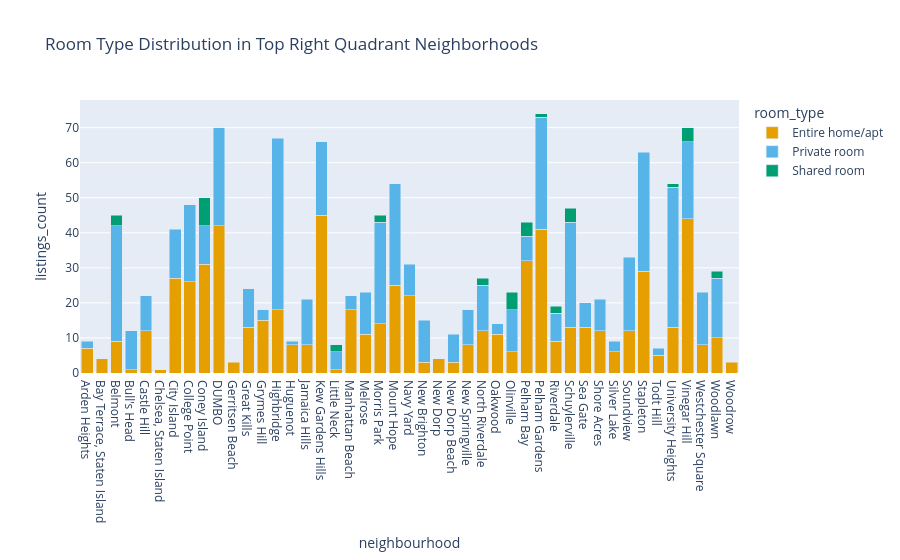

The cell this chart's notebook holds for it:
### Markdown cell above
# Room type distribution for each star neighbourhood

### Code cell
top_right_rooms = df[df['neighbourhood'].isin(top_right.index)]

room_summary = (
    top_right_rooms.groupby(['neighbourhood', 'room_type'])
    .agg(
        listings_count=('price', 'count'),
        avg_price=('price', 'mean'),
    )
    .reset_index()
)

fig = px.bar(
    room_summary,
    x='neighbourhood',
    y='listings_count',
    color='room_type',
    color_discrete_sequence=colorblind_palette,
    title='Room Type Distribution in Top Right Quadrant Neighborhoods',
)
fig.update_layout(barmode='stack', height=600)
fig.show()

### Figure 1 — Plotly figure (JSON) as saved in the notebook; plotly's stock layout.template omitted (floating-point values rounded to 4 significant figures)
{"data": [{"alignmentgroup": "True", "hovertemplate": "room_type=Entire home/apt<br>neighbourhood=%{x}<br>listings_count=%{y}<extra></extra>", "legendgroup": "Entire home/apt", "marker": {"color": "#E69F00", "pattern": {"shape": ""}}, "name": "Entire home/apt", "offsetgroup": "Entire home/apt", "orientation": "v", "showlegend": true, "textposition": "auto", "type": "bar", "x": ["Arden Heights", "Bay Terrace, Staten Island", "Belmont", "Bull's Head", "Castle Hill", "Chelsea, Staten Island", "City Island", "College Point", "Coney Island", "DUMBO", "Gerritsen Beach", "Great Kills", "Grymes Hill", "Highbridge", "Huguenot", "Jamaica Hills", "Kew Gardens Hills", "Little Neck", "Manhattan Beach", "Melrose", "Morris Park", "Mount Hope", "Navy Yard", "New Brighton", "New Dorp", "New Dorp Beach", "New Springville", "North Riverdale", "Oakwood", "Olinville", "Pelham Bay", "Pelham Gardens", "Riverdale", "Schuylerville", "Sea Gate", "Shore Acres", "Silver Lake", "Soundview", "Stapleton", "Todt Hill", "University Heights", "Vinegar Hill", "Westchester Square", "Woodlawn", "Woodrow"], "xaxis": "x", "y": [7, 4, 9, 1, 12, 1, 27, 26, 31, 42, 3, 13, 15, 18, 8, 8, 45, 1, 18, 11, 14, 25, 22, 3, 4, 3, 8, 12, 11, 6, 32, 41, 9, 13, 13, 12, 6, 12, 29, 5, 13, 44, 8, 10, 3], "yaxis": "y"}, {"alignmentgroup": "True", "hovertemplate": "room_type=Private room<br>neighbourhood=%{x}<br>listings_count=%{y}<extra></extra>", "legendgroup": "Private room", "marker": {"color": "#56B4E9", "pattern": {"shape": ""}}, "name": "Private room", "offsetgroup": "Private room", "orientation": "v", "showlegend": true, "textposition": "auto", "type": "bar", "x": ["Arden Heights", "Belmont", "Bull's Head", "Castle Hill", "City Island", "College Point", "Coney Island", "DUMBO", "Great Kills", "Grymes Hill", "Highbridge", "Huguenot", "Jamaica Hills", "Kew Gardens Hills", "Little Neck", "Manhattan Beach", "Melrose", "Morris Park", "Mount Hope", "Navy Yard", "New Brighton", "New Dorp Beach", "New Springville", "North Riverdale", "Oakwood", "Olinville", "Pelham Bay", "Pelham Gardens", "Riverdale", "Schuylerville", "Sea Gate", "Shore Acres", "Silver Lake", "Soundview", "Stapleton", "Todt Hill", "University Heights", "Vinegar Hill", "Westchester Square", "Woodlawn"], "xaxis": "x", "y": [2, 33, 11, 10, 14, 22, 11, 28, 11, 3, 49, 1, 13, 21, 5, 4, 12, 29, 29, 9, 12, 8, 10, 13, 3, 12, 7, 32, 8, 30, 7, 9, 3, 21, 34, 2, 40, 22, 15, 17], "yaxis": "y"}, {"alignmentgroup": "True", "hovertemplate": "room_type=Shared room<br>neighbourhood=%{x}<br>listings_count=%{y}<extra></extra>", "legendgroup": "Shared room", "marker": {"color": "#009E73", "pattern": {"shape": ""}}, "name": "Shared room", "offsetgroup": "Shared room", "orientation": "v", "showlegend": true, "textposition": "auto", "type": "bar", "x": ["Belmont", "Coney Island", "Little Neck", "Morris Park", "North Riverdale", "Olinville", "Pelham Bay", "Pelham Gardens", "Riverdale", "Schuylerville", "University Heights", "Vinegar Hill", "Woodlawn"], "xaxis": "x", "y": [3, 8, 2, 2, 2, 5, 4, 1, 2, 4, 1, 4, 2], "yaxis": "y"}], "layout": {"autosize": true, "barmode": "stack", "legend": {"title": {"text": "room_type"}, "tracegroupgap": 0}, "title": {"text": "Room Type Distribution in Top Right Quadrant Neighborhoods"}, "xaxis": {"anchor": "y", "autorange": true, "domain": [0, 1], "range": [-0.5, 44.5], "title": {"text": "neighbourhood"}, "type": "category"}, "yaxis": {"anchor": "x", "autorange": true, "domain": [0, 1], "range": [0, 77.89], "title": {"text": "listings_count"}, "type": "linear"}}}
